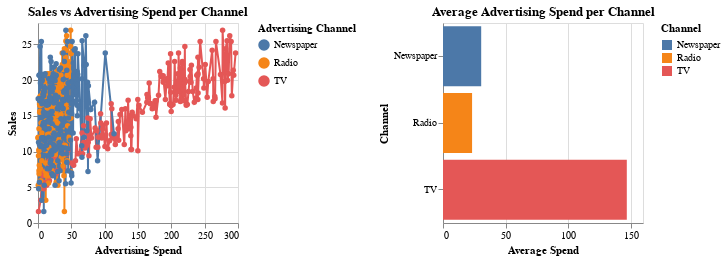

Notebook code cell kept with this figure:
### Markdown cell above
Create multiple plots which contains one interactive legend. Describe multiple plots and Analyze the data based on the plots.

### Code cell
# Prepare the data in long format for Altair
data_long = df58.melt(id_vars=['Sales'], value_vars=['TV', 'Radio', 'Newspaper'],
                      var_name='Channel', value_name='Spend')

# Interactive selection for legend (shared across both charts)
highlight = alt.selection_multi(fields=['Channel'], bind='legend')

# Line chart for Spend vs Sales per Channel
line_chart = alt.Chart(data_long).mark_line(point=True).encode(
    x=alt.X('Spend:Q', title='Advertising Spend'),
    y=alt.Y('Sales:Q', title='Sales'),
    color=alt.Color('Channel:N', legend=alt.Legend(title="Advertising Channel")),
    opacity=alt.condition(highlight, alt.value(1), alt.value(0.1)),
    tooltip=['Channel', 'Spend', 'Sales']
).add_selection(
    highlight
).properties(
    width=200,
    height=200,
    title="Sales vs Advertising Spend per Channel"
)

# Bar chart of average spend by Channel
bar_chart = alt.Chart(data_long).mark_bar().encode(
    x=alt.X('average(Spend):Q', title='Average Spend'),
    y=alt.Y('Channel:N', title='Channel'),
    color=alt.Color('Channel:N'),
    opacity=alt.condition(highlight, alt.value(1), alt.value(0.1)),
    tooltip=['Channel', 'average(Spend):Q']
).properties(
    width=200,
    height=200,
    title="Average Advertising Spend per Channel"
)

# Combine all charts with shared interactive legend
combined_chart = alt.hconcat(line_chart, bar_chart).resolve_scale(
    color='independent'
)

combined_chart

### Figure 1 — Vega-Lite specification as saved in the notebook (floating-point values rounded to 4 significant figures; data arrays with more than 128 entries replaced by an {"elided": "..."} marker saying what was removed)
{"config": {"view": {"continuousWidth": 400, "continuousHeight": 300}}, "hconcat": [{"mark": {"type": "line", "point": true}, "encoding": {"color": {"field": "Channel", "legend": {"title": "Advertising Channel"}, "type": "nominal"}, "opacity": {"condition": {"value": 1, "selection": "selector008"}, "value": 0.1}, "tooltip": [{"field": "Channel", "type": "nominal"}, {"field": "Spend", "type": "quantitative"}, {"field": "Sales", "type": "quantitative"}], "x": {"field": "Spend", "title": "Advertising Spend", "type": "quantitative"}, "y": {"field": "Sales", "title": "Sales", "type": "quantitative"}}, "height": 200, "selection": {"selector008": {"type": "multi", "fields": ["Channel"], "bind": "legend"}}, "title": "Sales vs Advertising Spend per Channel", "width": 200}, {"mark": "bar", "encoding": {"color": {"field": "Channel", "type": "nominal"}, "opacity": {"condition": {"value": 1, "selection": "selector008"}, "value": 0.1}, "tooltip": [{"field": "Channel", "type": "nominal"}, {"aggregate": "average", "field": "Spend", "type": "quantitative"}], "x": {"aggregate": "average", "field": "Spend", "title": "Average Spend", "type": "quantitative"}, "y": {"field": "Channel", "title": "Channel", "type": "nominal"}}, "height": 200, "title": "Average Advertising Spend per Channel", "width": 200}], "data": {"name": "data-71bc3fbd1f850c4693e5153abfcc1ca3"}, "resolve": {"scale": {"color": "independent"}}, "$schema": "https://vega.github.io/schema/vega-lite/v4.17.0.json", "datasets": {"data-71bc3fbd1f850c4693e5153abfcc1ca3": {"elided": "600 records"}}}
